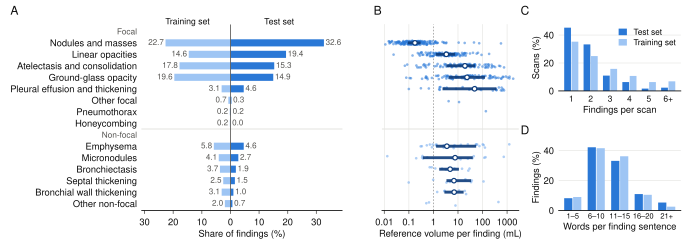

Recreate this plot in Python.
"""Challenge data (Figure 2): finding categories, reference volumes, findings per scan, sentence length.
Run from anywhere; paths are resolved relative to this file."""
import os, json, collections
import numpy as np
import matplotlib; matplotlib.use("Agg")
import matplotlib.pyplot as plt
from matplotlib.patches import Patch
from matplotlib.lines import Line2D
from matplotlib.legend_handler import HandlerTuple

HERE = os.path.dirname(os.path.abspath(__file__))
DATA = os.path.join(HERE, "data")
FOCAL, NONFOCAL, INK, INK2, GREY = "#2a78d6", "#9ec5f4", "#0b0b0b", "#52514e", "#9a9a9a"   # Figure 1 blues
plt.rcParams.update({"font.family": "sans-serif", "font.sans-serif": ["Helvetica", "Arial", "DejaVu Sans"], "font.size": 7,
                     "pdf.fonttype": 42, "hatch.linewidth": 0.5, "svg.fonttype": "none", "axes.linewidth": 0.6, "xtick.major.width": 0.6,
                     "ytick.major.width": 0.6, "xtick.major.size": 2.5, "ytick.major.size": 2.5})
NAMES = {"1a": "Bronchial wall thickening", "1b": "Bronchiectasis", "1c": "Emphysema", "1d": "Septal thickening", "1e": "Micronodules",
         "1f": "Other non-focal", "2a": "Linear opacities", "2b": "Atelectasis and consolidation", "2c": "Ground-glass opacity",
         "2d": "Nodules and masses", "2e": "Pleural effusion and thickening", "2f": "Honeycombing", "2g": "Pneumothorax", "2h": "Other focal"}
focal = lambda k: k.startswith("2")

# ---- data ---------------------------------------------------------------------------------------------------------
test = json.load(open(os.path.join(DATA, "ReXGroundingCT_MICCAI2026_test.json")))["test"]
train = json.load(open(os.path.join(DATA, "dataset.json")))["train"]
voxels = json.load(open(os.path.join(DATA, "test_gt_voxels.json")))
spacing = json.load(open(os.path.join(DATA, "test_spacing.json")))

cat_test = collections.Counter(c for s in test for c in s["categories"].values())
cat_train = collections.Counter(c for s in train for c in s["categories"].values())
n_test, n_train = sum(cat_test.values()), sum(cat_train.values())
vols = collections.defaultdict(list)                       # reference volume (mL) of each test finding, by category
for s in test:
    vox, sp = voxels[s["name"]], spacing[s["name"]]
    for i, (k, cat) in enumerate(sorted(s["categories"].items(), key=lambda kv: int(kv[0]))):
        vols[cat].append(vox[i] * sp[0] * sp[0] * sp[1] / 1000.0)
per_scan = {"train": [len(s["findings"]) for s in train], "test": [len(s["findings"]) for s in test]}
words = {"train": [len(f.split()) for s in train for f in s["findings"].values()],
         "test": [len(f.split()) for s in test for f in s["findings"].values()]}
print(f"train {n_train} findings / {len(train)} scans; test {n_test} findings / {len(test)} scans")

order = sorted(NAMES, key=lambda k: (cat_test[k], cat_train[k]))     # rows, bottom to top
nonf = [k for k in order if not focal(k)]; foc = [k for k in order if focal(k)]
POS = {k: i for i, k in enumerate(nonf)}; POS.update({k: len(nonf) + 1 + i for i, k in enumerate(foc)})
HEAD = {len(nonf): "Non-focal", len(nonf) + len(foc) + 1: "Focal"}  # heading rows
NROW = len(nonf) + len(foc) + 2

# ---- layout -------------------------------------------------------------------------------------------------------
fig = plt.figure(figsize=(7.2, 2.55))
gs = fig.add_gridspec(2, 3, width_ratios=[2.05, 1.40, 1.25], height_ratios=[1, 1], wspace=0.26, hspace=0.80,
                      left=0.205, right=0.985, top=0.90, bottom=0.14)
axA = fig.add_subplot(gs[:, 0]); axB = fig.add_subplot(gs[:, 1], sharey=axA)
axC = fig.add_subplot(gs[0, 2]); axD = fig.add_subplot(gs[1, 2])
for ax in (axA, axB, axC, axD):
    for side in ("top", "right"): ax.spines[side].set_visible(False)
    ax.tick_params(colors=INK2, labelcolor=INK)

# A: category share; filled = test set, outlined = training set
TRAIN = "#0d3b7a"                                           # deep blue for panel B summaries
SUFFIX = "" if os.environ.get("FIGDATA_A", "mirror") == "mirror" else "_" + os.environ["FIGDATA_A"]
VARIANT_A = os.environ.get("FIGDATA_A", "mirror")              # bars (paired bars) | tick (training as a tick) | mirror (back to back)
DEEP = "#0d3b7a"
if VARIANT_A == "tick":
    for y, k in enumerate(order):
        col = FOCAL if focal(k) else NONFOCAL
        pt, pr = 100 * cat_test[k] / n_test, 100 * cat_train[k] / n_train
        axA.barh(y, pt, height=0.62, color=col, edgecolor="none")
        axA.plot([pr, pr], [y - 0.42, y + 0.42], color=DEEP, linewidth=1.3, solid_capstyle="butt")
        axA.text(max(pt, pr) + 0.6, y, f"{cat_test[k]}", va="center", ha="left", fontsize=6, color=INK2)
    axA.set_xlim(0, 37); axA.set_xticks([0, 10, 20, 30])
    kx, kw = 21.0, 5.0
    axA.barh(3.0, kw, height=0.62, left=kx, color=FOCAL, edgecolor="none")
    axA.text(kx + kw + 0.8, 3.0, "Test set", va="center", ha="left", fontsize=6.2, color=INK)
    axA.plot([kx + kw / 2] * 2, [1.85, 2.55], color=DEEP, linewidth=1.3, solid_capstyle="butt")
    axA.text(kx + kw + 0.8, 2.2, "Training set", va="center", ha="left", fontsize=6.2, color=INK)
    for yk, c, lab in [(1.2, FOCAL, "Focal"), (0.5, NONFOCAL, "Non-focal")]:
        axA.barh(yk, kw, height=0.36, left=kx, color=c, edgecolor="none")
        axA.text(kx + kw + 0.8, yk, lab, va="center", ha="left", fontsize=6.2, color=INK)
elif VARIANT_A == "mirror":
    LIGHT = "#9ec5f4"
    for k in order:
        y = POS[k]; pt, pr = 100 * cat_test[k] / n_test, 100 * cat_train[k] / n_train
        axA.barh(y, pt, height=0.62, color=FOCAL, edgecolor="none")
        axA.barh(y, -pr, height=0.62, color=LIGHT, edgecolor="none")
        axA.text(pt + 0.6, y, f"{pt:.1f}", va="center", ha="left", fontsize=6, color=INK2)
        axA.text(-pr - 0.6, y, f"{pr:.1f}", va="center", ha="right", fontsize=6, color=INK2)
    axA.axvline(0, color=INK2, linewidth=0.6)
    axA.set_xlim(-31, 39); axA.set_xticks([-30, -20, -10, 0, 10, 20, 30]); axA.set_xticklabels(["30", "20", "10", "0", "10", "20", "30"])
    axA.text(-15, NROW - 0.55, "Training set", ha="center", va="bottom", fontsize=6.5, color=INK)
    axA.text(17, NROW - 0.55, "Test set", ha="center", va="bottom", fontsize=6.5, color=INK)
else:
    h = 0.36
    for y, k in enumerate(order):
        col = FOCAL if focal(k) else NONFOCAL
        pt, pr = 100 * cat_test[k] / n_test, 100 * cat_train[k] / n_train
        axA.barh(y + h / 2, pt, height=h, color=col, edgecolor="none")
        axA.barh(y - h / 2, pr, height=h, facecolor="none", edgecolor=col, linewidth=0.8)
        axA.text(max(pt, pr) + 0.6, y, f"{cat_test[k]}", va="center", ha="left", fontsize=6, color=INK2)
    axA.set_xlim(0, 37); axA.set_xticks([0, 10, 20, 30])
    # key drawn as a sample row in data coordinates, so the two splits look exactly as in the plot
    kx, kw = 21.0, 5.0                                          # left edge and bar length of the key
    for yk, lab, style in [(3.0, "Test set", dict(color=FOCAL, edgecolor="none")),
                           (2.3, "Training set", dict(facecolor="none", edgecolor=FOCAL, linewidth=0.8))]:
        axA.barh(yk, kw, height=h, left=kx, **style)
        axA.text(kx + kw + 0.8, yk, lab, va="center", ha="left", fontsize=6.2, color=INK)
    for yk, c, lab in [(1.2, FOCAL, "Focal"), (0.5, NONFOCAL, "Non-focal")]:
        axA.barh(yk, kw, height=h, left=kx, color=c, edgecolor="none")
        axA.text(kx + kw + 0.8, yk, lab, va="center", ha="left", fontsize=6.2, color=INK)
if VARIANT_A == "mirror":
    ticks = sorted(list(POS.values()) + list(HEAD))
    labs = {**{POS[k]: NAMES[k] for k in order}, **HEAD}
    axA.set_yticks(ticks); axA.set_yticklabels([labs[p] for p in ticks], fontsize=7, color=INK)
    for lab, p in zip(axA.get_yticklabels(), ticks):
        if p in HEAD: lab.set_text(HEAD[p].upper()); lab.set_color(INK2); lab.set_fontsize(6.2)
    axA.set_yticklabels([lab.get_text() for lab in axA.get_yticklabels()])
    for lab, p in zip(axA.get_yticklabels(), ticks):
        lab.set_fontsize(6.2 if p in HEAD else 7); lab.set_color(INK2 if p in HEAD else INK)
    for ax in (axA, axB):                                    # light rule between the focal and non-focal groups
        ax.axhline(len(nonf) + 0.5, color="#d6d5d0", linewidth=0.5, zorder=0)
    axA.set_ylim(-0.6, NROW - 0.4)
else:
    POS = {k: i for i, k in enumerate(order)}
    axA.set_yticks(range(len(order))); axA.set_yticklabels([NAMES[k] for k in order], fontsize=7, color=INK)
    axA.set_ylim(-0.6, len(order) - 0.4)
axA.tick_params(axis="y", length=0); axA.spines["left"].set_visible(False)
axA.set_xlabel("Share of findings (%)", color=INK, labelpad=2)

# B: reference volume per category (test set), log scale; dots per finding, IQR bar and median tick
rng = np.random.default_rng(0)
for x in (0.01, 0.1, 1, 10, 100, 1000):
    axB.axvline(x, color="#e6e6e3" if x != 1 else GREY, linewidth=0.5 if x != 1 else 0.6,
                linestyle="-" if x != 1 else (0, (2, 2)), zorder=0)
for k in order:
    y = POS[k]; v = np.asarray(vols.get(k, []))
    if len(v) == 0: continue
    col = FOCAL if focal(k) else "#6fa8ec"
    axB.scatter(v, y + rng.uniform(-0.17, 0.17, len(v)), s=4, color=col, alpha=0.55, linewidths=0, zorder=2)
    if len(v) >= 5:
        q25, q50, q75 = np.percentile(v, [25, 50, 75])
        axB.plot([q25, q75], [y, y], color=TRAIN, linewidth=2.2, alpha=0.9, solid_capstyle="butt", zorder=3)
        axB.plot([q50], [y], marker="o", ms=3.4, mfc="white", mec=TRAIN, mew=0.9, zorder=4)
axB.set_xscale("log"); axB.set_xlim(0.008, 3000)
axB.set_xticks([0.01, 0.1, 1, 10, 100, 1000]); axB.set_xticklabels(["0.01", "0.1", "1", "10", "100", "1000"])
axB.xaxis.set_minor_locator(matplotlib.ticker.NullLocator())
axB.set_xlabel("Reference volume per finding (mL)", color=INK, labelpad=2)
axB.tick_params(axis="y", length=0, labelleft=False); axB.spines["left"].set_visible(False)

# C / D: grouped bars, test (filled) next to training (light), in percent
def grouped(ax, data, edges, labels, xlabel, ylabel):
    w = 0.38
    for j, split in enumerate(("test", "train")):
        x = np.asarray(data[split]); pct = [100 * np.mean((x >= lo) & (x <= hi)) for lo, hi in edges]
        style = dict(color=FOCAL if split == "test" else "#9ec5f4", edgecolor="none")
        ax.bar(np.arange(len(edges)) + (j - 0.5) * w, pct, width=w * 0.92, zorder=2, **style)
    ax.set_xticks(range(len(edges))); ax.set_xticklabels(labels)
    ax.tick_params(axis="x", length=0, labelsize=6.3)
    ax.yaxis.grid(True, color="#e6e6e3", linewidth=0.5, zorder=0); ax.set_axisbelow(True)
    ax.spines["left"].set_visible(False); ax.tick_params(axis="y", length=0)
    ax.set_xlabel(xlabel, color=INK, labelpad=2); ax.set_ylabel(ylabel, color=INK, labelpad=2)
grouped(axC, per_scan, [(1, 1), (2, 2), (3, 3), (4, 4), (5, 5), (6, 99)], ["1", "2", "3", "4", "5", "6+"],
        "Findings per scan", "Scans (%)")
axC.set_yticks([0, 20, 40])
grouped(axD, words, [(1, 5), (6, 10), (11, 15), (16, 20), (21, 99)], ["1–5", "6–10", "11–15", "16–20", "21+"],
        "Words per finding sentence", "Findings (%)")
axD.set_yticks([0, 20, 40])
axD.tick_params(axis="x", labelsize=5.6, pad=2)
axC.legend(handles=[Patch(facecolor=FOCAL, label="Test set"),
                    Patch(facecolor="#9ec5f4", label="Training set")],
           loc="upper right", frameon=False, fontsize=6.2, handlelength=1.0, handleheight=0.85, labelspacing=0.3, borderaxespad=0.1)
fig.align_ylabels([axC, axD])

# panel letters, aligned on one baseline above the panels
ytop = axA.get_position().y1 + 0.03
for ax, letter, dx in ((axA, "A", -0.19), (axB, "B", -0.012), (axC, "C", -0.055), (axD, "D", -0.055)):
    x = ax.get_position().x0 + dx
    y = ytop if ax is not axD else axD.get_position().y1 + 0.03
    fig.text(x, y, letter, fontsize=9, color=INK, ha="left", va="bottom")

for ext in ("pdf", "svg"):
    fig.savefig(os.path.join(HERE, f"fig_data{SUFFIX}.{ext}"))
fig.savefig(os.path.join(HERE, f"fig_data{SUFFIX}_preview.png"), dpi=220)
print("ok")
